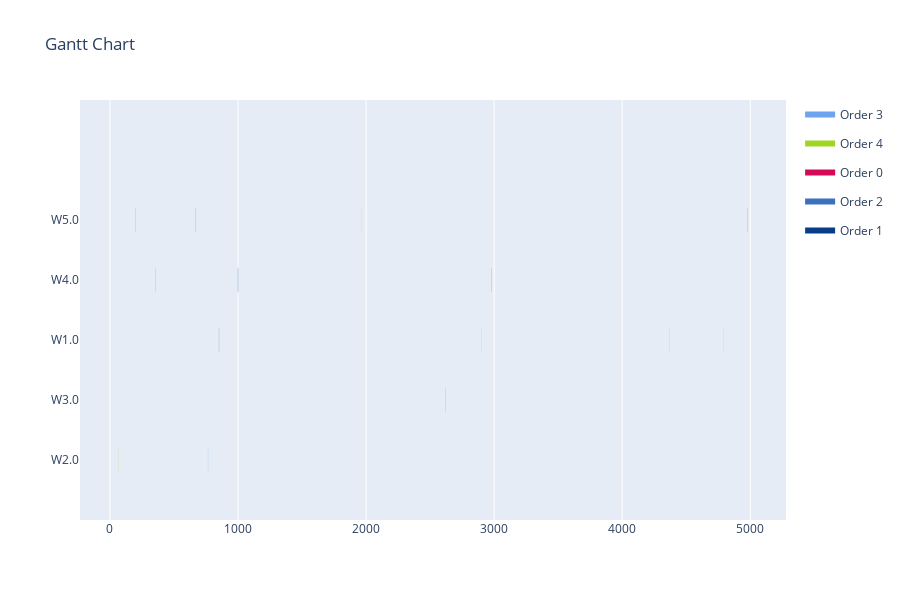

The cell this chart's notebook holds for it:
### Code cell
start_times = int_result
print(assignments)
print(start_times)
data = []
for i in range(len(assignments)):
    if int(np.floor(assignments[i])) not in duration_lookup_table[operations[i]]:
        duration = 1#0
    else:
        duration = duration_lookup_table[operations[i]][int(np.floor(assignments[i]))]
    data.append([assignments[i], operations[i], start_times[i], duration])
visualize(data)

### Figure 1 — Plotly figure (JSON) as saved in the notebook; plotly's stock layout.template omitted (floating-point values rounded to 4 significant figures)
{"data": [{"fill": "toself", "fillcolor": "rgb(109, 163, 239)", "hoverinfo": "name", "legendgroup": "rgb(109, 163, 239)", "mode": "none", "name": "Order 3", "type": "scatter", "x": [2898, 2899, 2899, 2898, 2898, 4372, 4373, 4373, 4372, 4372, 765, 766, 766, 765], "y": [1.8, 1.8, 2.2, 2.2, null, 1.8, 1.8, 2.2, 2.2, null, -0.2, -0.2, 0.2, 0.2]}, {"fill": "toself", "fillcolor": "rgb(160, 214, 34)", "hoverinfo": "name", "legendgroup": "rgb(160, 214, 34)", "mode": "none", "name": "Order 4", "type": "scatter", "x": [4791, 4792, 4792, 4791, 4791, 1966, 1967, 1967, 1966, 1966, 65, 66, 66, 65], "y": [1.8, 1.8, 2.2, 2.2, null, 3.8, 3.8, 4.2, 4.2, null, -0.2, -0.2, 0.2, 0.2]}, {"fill": "toself", "fillcolor": "rgb(212, 10, 86)", "hoverinfo": "name", "legendgroup": "rgb(212, 10, 86)", "mode": "none", "name": "Order 0", "type": "scatter", "x": [670, 671, 671, 670, 670, 2979, 2980, 2980, 2979, 2979, 4979, 4980, 4980, 4979], "y": [3.8, 3.8, 4.2, 4.2, null, 2.8, 2.8, 3.2, 3.2, null, 3.8, 3.8, 4.2, 4.2]}, {"fill": "toself", "fillcolor": "rgb(58, 112, 188)", "hoverinfo": "name", "legendgroup": "rgb(58, 112, 188)", "mode": "none", "name": "Order 2", "type": "scatter", "x": [356, 357, 357, 356, 356, 2619, 2620, 2620, 2619, 2619, 200, 201, 201, 200], "y": [2.8, 2.8, 3.2, 3.2, null, 0.8, 0.8, 1.2, 1.2, null, 3.8, 3.8, 4.2, 4.2]}, {"fill": "toself", "fillcolor": "rgb(7, 61, 137)", "hoverinfo": "name", "legendgroup": "rgb(7, 61, 137)", "mode": "none", "name": "Order 1", "type": "scatter", "x": [851, 852, 852, 851, 851, 1000, 1001, 1001, 1000, 1000, 992, 993, 993, 992], "y": [1.8, 1.8, 2.2, 2.2, null, 2.8, 2.8, 3.2, 3.2, null, 2.8, 2.8, 3.2, 3.2]}, {"legendgroup": "rgb(109, 163, 239)", "marker": {"color": "rgb(109, 163, 239)", "opacity": 0, "size": 1}, "mode": "markers", "name": "", "showlegend": false, "text": [null, null, null, null, null, null], "type": "scatter", "x": [2898, 2899, 4372, 4373, 765, 766], "y": [2, 2, 2, 2, 0, 0]}, {"legendgroup": "rgb(160, 214, 34)", "marker": {"color": "rgb(160, 214, 34)", "opacity": 0, "size": 1}, "mode": "markers", "name": "", "showlegend": false, "text": [null, null, null, null, null, null], "type": "scatter", "x": [4791, 4792, 1966, 1967, 65, 66], "y": [2, 2, 4, 4, 0, 0]}, {"legendgroup": "rgb(212, 10, 86)", "marker": {"color": "rgb(212, 10, 86)", "opacity": 0, "size": 1}, "mode": "markers", "name": "", "showlegend": false, "text": [null, null, null, null, null, null], "type": "scatter", "x": [670, 671, 2979, 2980, 4979, 4980], "y": [4, 4, 3, 3, 4, 4]}, {"legendgroup": "rgb(58, 112, 188)", "marker": {"color": "rgb(58, 112, 188)", "opacity": 0, "size": 1}, "mode": "markers", "name": "", "showlegend": false, "text": [null, null, null, null, null, null], "type": "scatter", "x": [356, 357, 2619, 2620, 200, 201], "y": [3, 3, 1, 1, 4, 4]}, {"legendgroup": "rgb(7, 61, 137)", "marker": {"color": "rgb(7, 61, 137)", "opacity": 0, "size": 1}, "mode": "markers", "name": "", "showlegend": false, "text": [null, null, null, null, null, null], "type": "scatter", "x": [851, 852, 1000, 1001, 992, 993], "y": [2, 2, 3, 3, 3, 3]}], "layout": {"height": 600, "hovermode": "closest", "showlegend": true, "title": {"text": "Gantt Chart"}, "xaxis": {"rangeselector": {"buttons": [{"count": 7, "label": "1w", "step": "day", "stepmode": "backward"}, {"count": 1, "label": "1m", "step": "month", "stepmode": "backward"}, {"count": 6, "label": "6m", "step": "month", "stepmode": "backward"}, {"count": 1, "label": "YTD", "step": "year", "stepmode": "todate"}, {"count": 1, "label": "1y", "step": "year", "stepmode": "backward"}, {"step": "all"}]}, "showgrid": true, "type": "linear", "zeroline": false}, "yaxis": {"autorange": false, "range": [-1, 6], "showgrid": false, "ticktext": ["W2.0", "W3.0", "W1.0", "W4.0", "W5.0"], "tickvals": [0, 1, 2, 3, 4], "zeroline": false}}}
